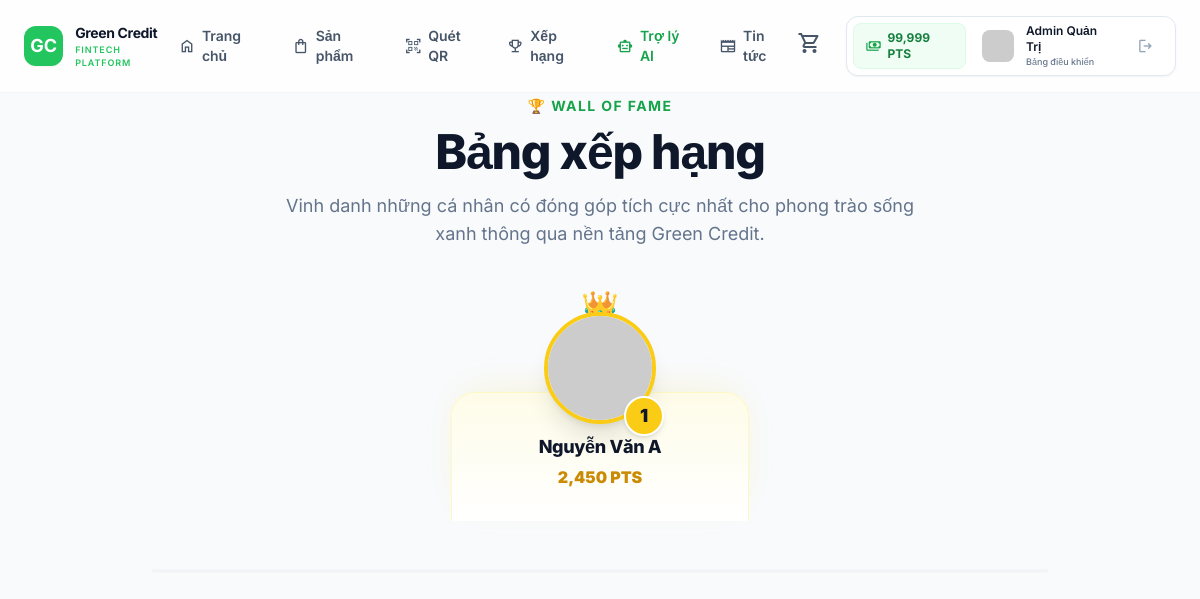
/leaderboard.php (signed in), run on the app's committed database.
### tables this page shows
CREATE TABLE `users` (
  `id` int(11) NOT NULL AUTO_INCREMENT,
  `username` varchar(50) NOT NULL,
  `email` varchar(100) NOT NULL,
  `password` varchar(255) NOT NULL,
  `full_name` varchar(100) DEFAULT NULL,
  `points` int(11) DEFAULT 0,
  `role` enum('user','admin') DEFAULT 'user',
  `created_at` timestamp DEFAULT current_timestamp(),
  `updated_at` timestamp DEFAULT current_timestamp() ON UPDATE current_timestamp(),
  PRIMARY KEY (`id`),
  UNIQUE KEY `username` (`username`),
  UNIQUE KEY `email` (`email`)
);

### leaderboard.php (the view, shortened to what this page needs)
<?php
require_once 'includes/db.php';
require_once 'includes/header.php';
$stmt = $pdo->query("SELECT username, full_name, points FROM users WHERE role = 'user' ORDER BY points DESC LIMIT 20");
$top_users = $stmt->fetchAll(PDO::FETCH_ASSOC);
?>
<div class="min-h-screen bg-[#f8fafc] pt-24 pb-20 px-6">
    <div class="max-w-4xl mx-auto">
        <div class="text-center mb-16" data-aos="fade-up">
            <h2 class="text-green-600 font-bold uppercase tracking-widest mb-3 text-sm">🏆 Wall of Fame</h2>
            <h1 class="text-4xl md:text-5xl font-extrabold text-slate-900 tracking-tight mb-4">Bảng xếp hạng</h1>
            <p class="text-slate-500 text-lg max-w-2xl mx-auto">Vinh danh những cá nhân có đóng góp tích cực nhất cho phong trào sống xanh thông qua nền tảng Green Credit.</p>
        </div>
        <?php if (empty($top_users)): ?>
            <div class="text-center py-20 bg-white rounded-3xl border border-slate-100 shadow-sm">
                <span class="material-symbols-outlined text-6xl text-slate-300 mb-4">emoji_events</span>
                <p class="text-slate-500 font-semibold text-lg">Chưa có dữ liệu xếp hạng</p>
            </div>
        <?php else: ?>
            <div class="flex flex-col md:flex-row items-end justify-center gap-6 mb-12" data-aos="zoom-in">
                <?php if (isset($top_users[0])): ?>
                <div class="order-1 md:order-2 flex flex-col items-center w-full md:w-1/3 z-10">
                    <div class="relative mb-4">
                        <div class="absolute -top-6 left-1/2 -translate-x-1/2 text-yellow-500 text-3xl animate-bounce">👑</div>
                        <div class="w-28 h-28 rounded-full border-4 border-yellow-400 bg-white overflow-hidden shadow-xl z-10 relative">
                            <img src="https://ui-avatars.com/api/?name=<?= urlencode($top_users[0]['full_name'] ?: $top_users[0]['username']) ?>&background=facc15&color=0f172a" class="w-full h-full object-cover">
                        </div>
                        <div class="absolute -bottom-3 -right-2 w-10 h-10 bg-yellow-400 rounded-full flex items-center justify-center text-slate-900 font-black border-2 border-white shadow-md z-20 text-lg">1</div>
                    </div>
                    <div class="bg-gradient-to-b from-yellow-50 to-white w-full rounded-t-3xl pt-10 pb-8 px-4 text-center border-t border-x border-yellow-100 shadow-[0_-10px_40px_-15px_rgba(250,204,21,0.2)] relative z-0 -mt-12">
                        <h3 class="font-extrabold text-slate-900 text-lg line-clamp-1"><?= htmlspecialchars($top_users[0]['full_name'] ?: $top_users[0]['username']) ?></h3>
                        <p class="text-base font-black text-yellow-600 mt-1"><?= number_format($top_users[0]['points']) ?> PTS</p>
                    </div>
                </div>
                <?php endif; ?>
            </div>
            <div class="bg-white rounded-3xl border border-slate-100 shadow-sm overflow-hidden" data-aos="fade-up">
            </div>
        <?php endif; ?>
    </div>
</div>
<?php include 'includes/footer.php'; ?>

### includes/header.php (shortened to what this page needs)
<?php
require_once __DIR__ . '/db.php';
$header_user = null;
if (isset($_SESSION['user_id'])) {
    $stmt = $pdo->prepare("SELECT username, full_name, points FROM users WHERE id = ?");
    $stmt->execute([$_SESSION['user_id']]);
    $header_user = $stmt->fetch();
}
?>
<!DOCTYPE html>
<html lang="vi">
<head>
    <script src="https://cdn.tailwindcss.com"></script>
    <link href="https://unpkg.com/aos@2.3.1/dist/aos.css" rel="stylesheet">
    <link rel="stylesheet" href="https://cdnjs.cloudflare.com/ajax/libs/font-awesome/6.4.0/css/all.min.css">
    <link rel="stylesheet" href="<?= BASE_URL ?>assets/css/main.css">
</head>
<body>
<header class="fixed top-0 left-0 w-full z-50 bg-white/80 backdrop-blur-md border-b border-slate-100 py-4 px-6 transition-all duration-300">
    <div class="max-w-7xl mx-auto flex items-center justify-between">
        <a href="<?= BASE_URL ?>index.php" class="flex items-center gap-3 group">
            <div class="w-10 h-10 bg-green-500 text-white rounded-xl flex items-center justify-center font-bold text-lg shadow-sm group-hover:scale-105 transition-transform">
                GC
            </div>
            <div class="flex flex-col">
                <span class="text-sm font-bold tracking-tight text-slate-900 group-hover:text-green-600 transition-colors">Green Credit</span>
                <span class="text-[9px] font-semibold text-green-500 uppercase tracking-widest">Fintech Platform</span>
            </div>
        </a>
        <nav class="hidden lg:flex items-center gap-6 xl:gap-8">
            <a href="<?= BASE_URL ?>index.php" class="text-sm font-semibold text-slate-600 hover:text-slate-900 transition-colors flex items-center gap-1.5">
                <span class="material-symbols-outlined text-[18px]">home</span> Trang chủ
            </a>
            <a href="<?= BASE_URL ?>rewards.php" class="text-sm font-semibold text-slate-600 hover:text-slate-900 transition-colors flex items-center gap-1.5">
                <span class="material-symbols-outlined text-[18px]">shopping_bag</span> Sản phẩm
            </a>
            <a href="<?= BASE_URL ?>scan_qr.php" class="text-sm font-semibold text-slate-600 hover:text-slate-900 transition-colors flex items-center gap-1.5">
                <span class="material-symbols-outlined text-[18px]">qr_code_scanner</span> Quét QR
            </a>
            <a href="<?= BASE_URL ?>leaderboard.php" class="text-sm font-semibold text-slate-600 hover:text-slate-900 transition-colors flex items-center gap-1.5">
                <span class="material-symbols-outlined text-[18px]">emoji_events</span> Xếp hạng
            </a>
            <a href="<?= BASE_URL ?>ai_assistant.php" class="text-sm font-semibold text-green-600 hover:text-green-700 transition-colors flex items-center gap-1.5">
                <span class="material-symbols-outlined text-[18px]">smart_toy</span> Trợ lý AI
            </a>
            <a href="<?= BASE_URL ?>news.php" class="text-sm font-semibold text-slate-600 hover:text-slate-900 transition-colors flex items-center gap-1.5">
                <span class="material-symbols-outlined text-[18px]">newspaper</span> Tin tức
            </a>
        </nav>
        <div class="flex items-center gap-4">
            <a href="<?= BASE_URL ?>cart.php" class="relative group p-2 hover:bg-slate-50 rounded-xl transition-all">
                <span class="material-symbols-outlined text-slate-600 group-hover:text-green-600">shopping_cart</span>
            </a>
            <?php if ($header_user): ?>
                <div class="flex items-center gap-3 bg-white p-1.5 pr-4 rounded-xl border border-slate-200 shadow-sm group hover:border-slate-300 transition-colors cursor-pointer relative">
                    <div class="hidden sm:flex items-center gap-1.5 px-3 py-1.5 bg-green-50 rounded-lg border border-green-100 mr-1">
                        <span class="material-symbols-outlined text-[16px] text-green-600">payments</span>
                        <span class="text-xs font-bold text-green-700"><?= number_format($header_user['points']) ?> PTS</span>
                    </div>
                    <div class="w-8 h-8 bg-slate-100 rounded-lg flex items-center justify-center font-bold text-xs overflow-hidden shrink-0">
                        <?php
                            $header_display_name = ($header_user['full_name'] ?? '') ?: ($header_user['username'] ?? 'User');
                        ?>
                        <img src="https://ui-avatars.com/api/?name=<?= urlencode($header_display_name) ?>&background=0f172a&color=fff&size=100" alt="Avatar" class="w-full h-full object-cover">
                    </div>
                    <div class="flex flex-col">
                        <span class="text-xs font-semibold text-slate-900"><?= htmlspecialchars($header_display_name) ?></span>
                        <a href="<?= BASE_URL ?>dashboard.php" class="text-[9px] font-medium text-slate-500 hover:text-green-600 transition-colors">Bảng điều khiển</a>
                    </div>
                    <a href="<?= BASE_URL ?>auth/logout.php" class="ml-2 w-7 h-7 rounded-md flex items-center justify-center text-slate-400 hover:text-red-600 hover:bg-red-50 transition-all" title="Đăng xuất">
                        <span class="material-symbols-outlined text-[18px]">logout</span>
                    </a>
                </div>
            <?php endif; ?>
        </div>
    </div>
</header>

### assets/css/main.css (style rules this page uses)
:root { --primary: #22c55e; --primary-glow: rgba(34, 197, 94, 0.2); --secondary: #123321; --accent: #facc15; --glass-white: rgba(255, 255, 255, 0.9); --bg-gradient: linear-gradient(135deg, #f8fafc 0%, #ffffff 100%); }
body { font-family: 'Plus Jakarta Sans', sans-serif; background-color: #ffffff; color: var(--secondary); }

### includes/header.php (style rules this page uses)
body { font-family: 'Inter', sans-serif; color: #334155; }
h1, h2, h3, h4, h5, h6 { letter-spacing: -0.02em; color: #0f172a; }

### data on the page
users: points "99,999", full_name "Admin Quản Trị"
users: full_name "Nguyễn Văn A", points "2,450"
